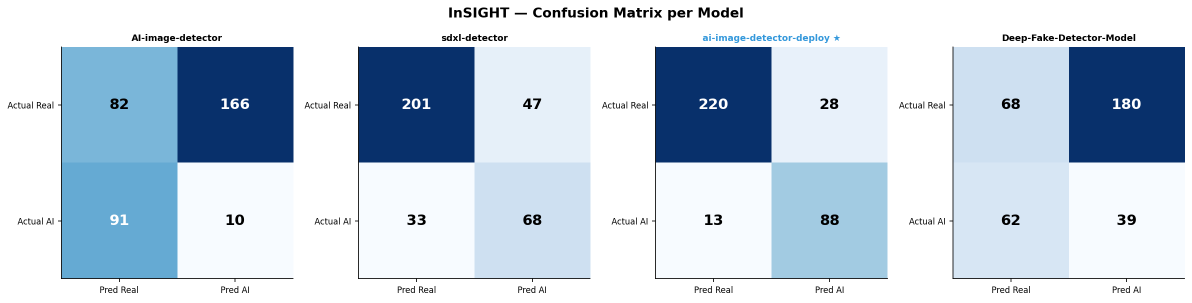
#> input picture members/woochul/benchmark_confusion.png, 2384 x 605 px (shown at 1/2 size)
$ python -i statistical_detector.py   (imports and definitions only)
#> lines starting #> are read from the running program, lines starting #| are printed output that depends on the picture
import cv2
import numpy as np
from scipy.fftpack import fft2, fftshift
from scipy.stats import kurtosis


class StatisticalRealDefender:
    """Stage 2 guard that checks statistical evidence for real camera images."""

    def __init__(self, threshold: float = 0.85):
        self.threshold = threshold
        self.kurt_sigma = 22.0
        self.energy_threshold = 210.0
        self.energy_steer = 0.02

    def _gaussian_prob(self, value: float, target: float, sigma: float) -> float:
        return float(np.exp(-((value - target) ** 2) / (2 * (sigma**2))))

    def _sigmoid_prob(self, value: float, center: float, steer: float) -> float:
        return float(1 / (1 + np.exp(steer * (value - center))))

    def analyze(self, pil_image) -> tuple[float, str, dict]:
        img_gray = np.array(pil_image.convert("L"))

        denoised = cv2.medianBlur(img_gray, 3)
        residual = img_gray.astype(np.float32) - denoised.astype(np.float32)
        res_kurt = float(abs(kurtosis(residual.flatten())))
        if not np.isfinite(res_kurt):
            res_kurt = 0.0
        prnu_p = self._gaussian_prob(res_kurt, 0.0, self.kurt_sigma)

        f_shift = fftshift(fft2(img_gray))
        mag = 20 * np.log(np.abs(f_shift) + 1)
        h, w = mag.shape
        hf_energy = float(np.mean(mag[: min(20, h), : min(20, w)]))
        nis_p = self._sigmoid_prob(hf_energy, self.energy_threshold, self.energy_steer)

        if prnu_p > 0.6:
            mode = "High-Quality Forensic Mode"
            total_p = (prnu_p * 0.4) + (nis_p * 0.6)
        else:
            mode = "Compression-Resistant Mode (NIS Focus)"
            total_p = (nis_p * 0.9) + (prnu_p * 0.1)

        details = {
            "prnu_score": float(prnu_p),
            "nis_score": float(nis_p),
            "kurtosis": res_kurt,
            "hf_energy": hf_energy,
        }
        return float(np.clip(total_p, 0.0, 1.0)), mode, details

>>> import cv2
>>> picture = cv2.imread('members/woochul/benchmark_confusion.png', cv2.IMREAD_GRAYSCALE)
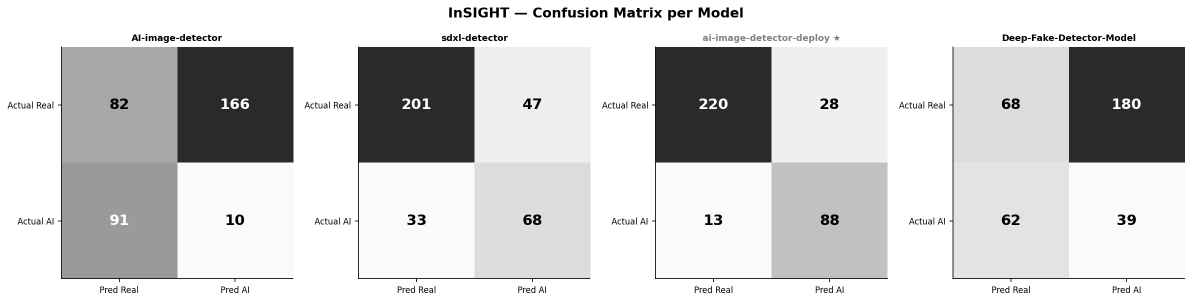
#> picture: shape (605, 2384) (shown at 1/2 size); min 0, max 255, mean 204.7
>>> result = StatisticalRealDefender().analyze(picture)
#> (the run stopped early here; a loop or call above may not have finished)

$ run again, on members/woochul/benchmark_core_metrics.png
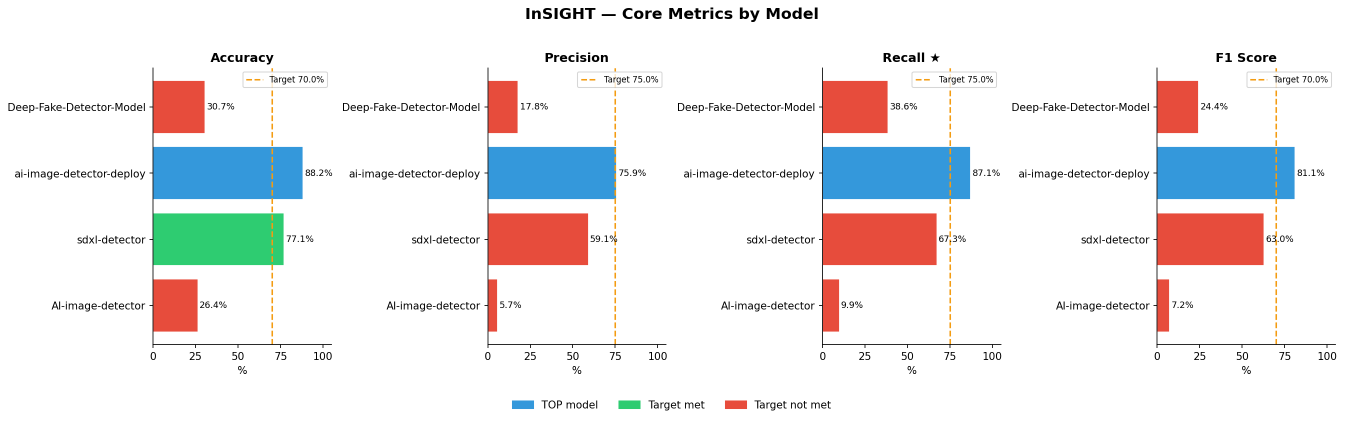
#> input picture members/woochul/benchmark_core_metrics.png, 2689 x 844 px (shown at 1/2 size)
#> `picture = cv2.imread('members/woochul/benchmark_confusion.png', cv2.IM..`:
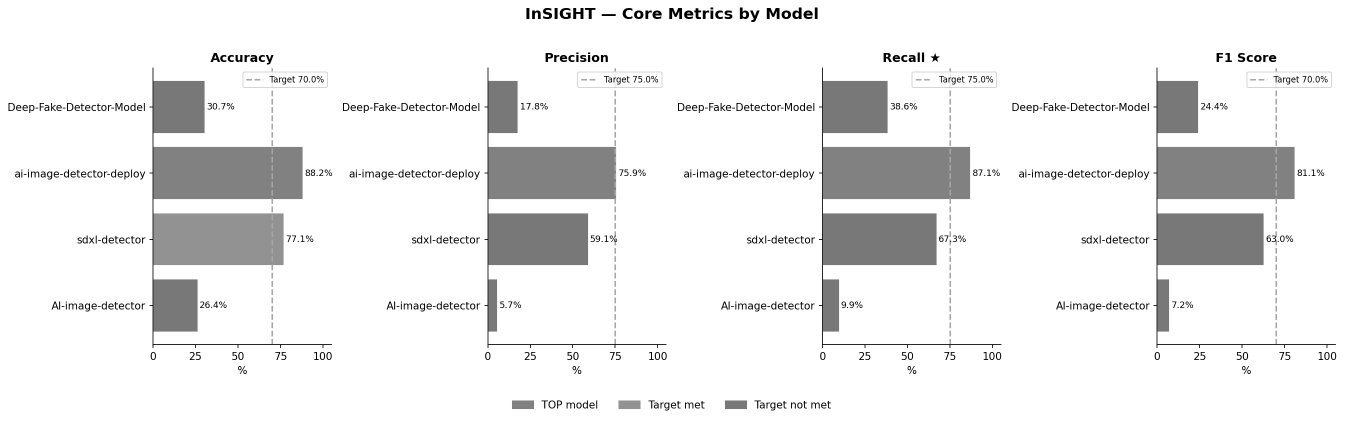
#> picture: shape (844, 2689) (shown at 1/2 size); min 0, max 255, mean 235.2

$ run again, on members/woochul/benchmark_fpr_time.png
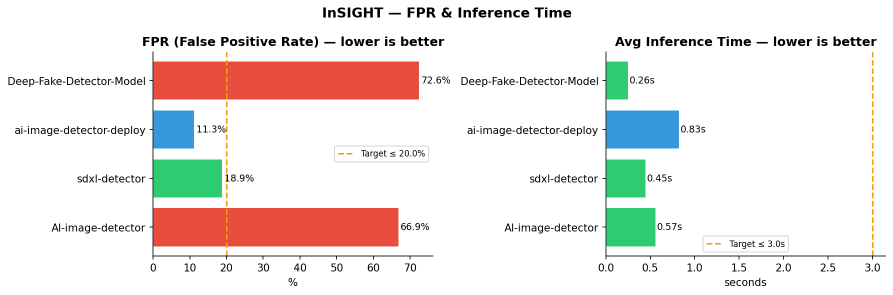
#> input picture members/woochul/benchmark_fpr_time.png, 1786 x 590 px (shown at 1/2 size)
#> `picture = cv2.imread('members/woochul/benchmark_confusion.png', cv2.IM..`:
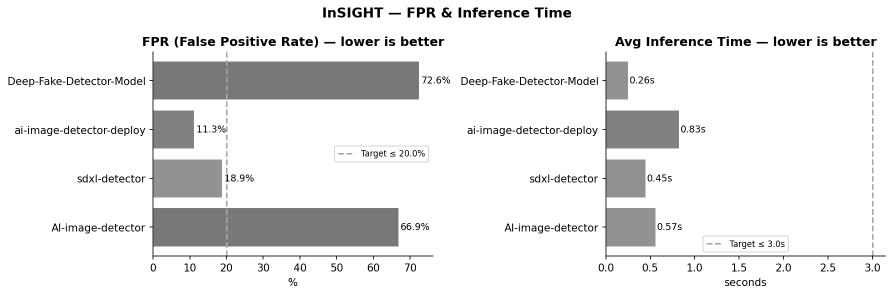
#> picture: shape (590, 1786) (shown at 1/2 size); min 0, max 255, mean 233.2

$ run again, on members/woochul/benchmark_gap_analysis.png
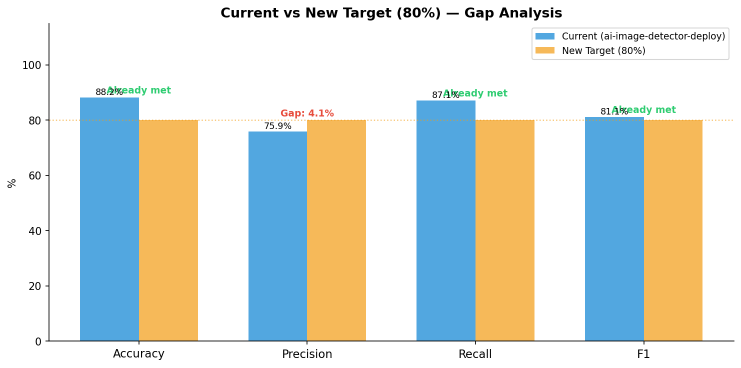
#> input picture members/woochul/benchmark_gap_analysis.png, 1482 x 735 px (shown at 1/2 size)
#> `picture = cv2.imread('members/woochul/benchmark_confusion.png', cv2.IM..`:
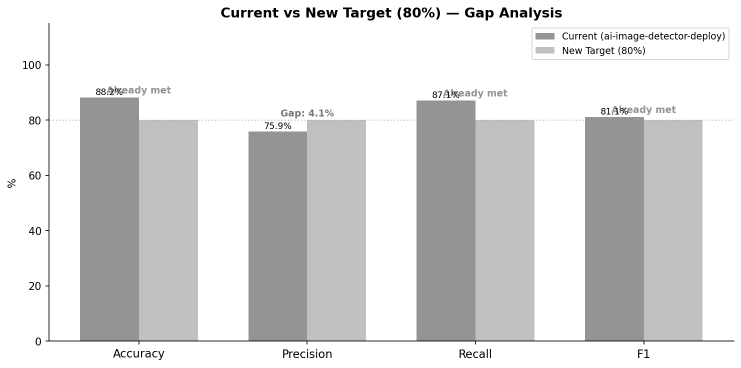
#> picture: shape (735, 1482) (shown at 1/2 size); min 0, max 255, mean 218
